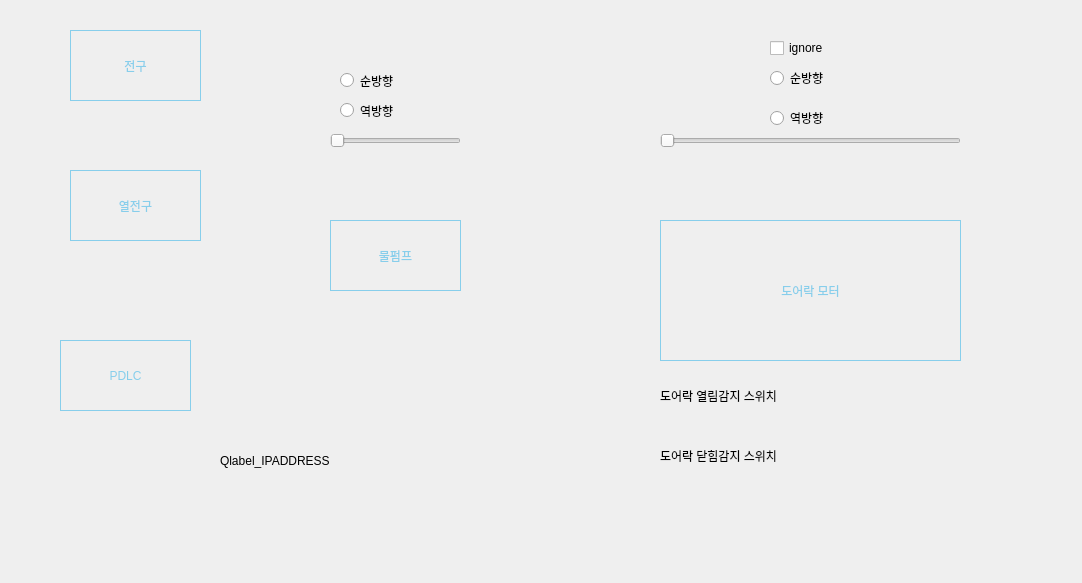
<?xml version="1.0" encoding="UTF-8"?>
<ui version="4.0">
 <class>ControlPanel</class>
 <widget class="QWidget" name="ControlPanel">
  <property name="geometry">
   <rect>
    <x>0</x>
    <y>0</y>
    <width>1082</width>
    <height>583</height>
   </rect>
  </property>
  <property name="windowTitle">
   <string>Form</string>
  </property>
  <property name="styleSheet">
   <string notr="true">QPushButton {
  border: 1px solid skyblue;
  background-color: rgba(0,0,0,0);
  color: skyblue;
  padding: 5px;
}

QPushButton:disabled{
  color: #b5d9e8;
}

QPushButton:hover{

}

QPushButton:pressed{
color:#fff;

}</string>
  </property>
  <widget class="QPushButton" name="pushButton_bulbs">
   <property name="geometry">
    <rect>
     <x>70</x>
     <y>30</y>
     <width>131</width>
     <height>71</height>
    </rect>
   </property>
   <property name="text">
    <string>전구</string>
   </property>
  </widget>
  <widget class="QPushButton" name="pushButton_hotBulbs">
   <property name="geometry">
    <rect>
     <x>70</x>
     <y>170</y>
     <width>131</width>
     <height>71</height>
    </rect>
   </property>
   <property name="text">
    <string>열전구</string>
   </property>
  </widget>
  <widget class="QPushButton" name="pushButton_PDLC">
   <property name="geometry">
    <rect>
     <x>60</x>
     <y>340</y>
     <width>131</width>
     <height>71</height>
    </rect>
   </property>
   <property name="text">
    <string>PDLC</string>
   </property>
  </widget>
  <widget class="QPushButton" name="pushButton_waterPump">
   <property name="geometry">
    <rect>
     <x>330</x>
     <y>220</y>
     <width>131</width>
     <height>71</height>
    </rect>
   </property>
   <property name="text">
    <string>물펌프</string>
   </property>
  </widget>
  <widget class="QPushButton" name="pushButton_doorMotor">
   <property name="geometry">
    <rect>
     <x>660</x>
     <y>220</y>
     <width>301</width>
     <height>141</height>
    </rect>
   </property>
   <property name="text">
    <string>도어락 모터</string>
   </property>
  </widget>
  <widget class="QSlider" name="horizontalSlider_doorLock">
   <property name="geometry">
    <rect>
     <x>660</x>
     <y>130</y>
     <width>301</width>
     <height>22</height>
    </rect>
   </property>
   <property name="orientation">
    <enum>Qt::Horizontal</enum>
   </property>
  </widget>
  <widget class="QLabel" name="doorLock_OpenSW">
   <property name="geometry">
    <rect>
     <x>660</x>
     <y>370</y>
     <width>301</width>
     <height>51</height>
    </rect>
   </property>
   <property name="text">
    <string>도어락 열림감지 스위치</string>
   </property>
  </widget>
  <widget class="QLabel" name="doorLock_closeSW">
   <property name="geometry">
    <rect>
     <x>660</x>
     <y>430</y>
     <width>301</width>
     <height>51</height>
    </rect>
   </property>
   <property name="text">
    <string>도어락 닫힘감지 스위치</string>
   </property>
  </widget>
  <widget class="QSlider" name="horizontalSlider_waterPumpSlider">
   <property name="geometry">
    <rect>
     <x>330</x>
     <y>130</y>
     <width>131</width>
     <height>22</height>
    </rect>
   </property>
   <property name="orientation">
    <enum>Qt::Horizontal</enum>
   </property>
  </widget>
  <widget class="QLabel" name="Qlabel_IPADDRESS">
   <property name="geometry">
    <rect>
     <x>220</x>
     <y>380</y>
     <width>371</width>
     <height>161</height>
    </rect>
   </property>
   <property name="text">
    <string>Qlabel_IPADDRESS</string>
   </property>
  </widget>
  <widget class="QRadioButton" name="radioButton">
   <property name="geometry">
    <rect>
     <x>340</x>
     <y>70</y>
     <width>90</width>
     <height>21</height>
    </rect>
   </property>
   <property name="text">
    <string>순방향</string>
   </property>
   <attribute name="buttonGroup">
    <string notr="true">buttonGroup</string>
   </attribute>
  </widget>
  <widget class="QRadioButton" name="radioButton_2">
   <property name="geometry">
    <rect>
     <x>340</x>
     <y>100</y>
     <width>90</width>
     <height>21</height>
    </rect>
   </property>
   <property name="text">
    <string>역방향</string>
   </property>
   <attribute name="buttonGroup">
    <string notr="true">buttonGroup</string>
   </attribute>
  </widget>
  <widget class="QRadioButton" name="radioButton_3">
   <property name="geometry">
    <rect>
     <x>770</x>
     <y>70</y>
     <width>90</width>
     <height>16</height>
    </rect>
   </property>
   <property name="text">
    <string>순방향</string>
   </property>
   <attribute name="buttonGroup">
    <string notr="true">buttonGroup_2</string>
   </attribute>
  </widget>
  <widget class="QRadioButton" name="radioButton_4">
   <property name="geometry">
    <rect>
     <x>770</x>
     <y>110</y>
     <width>90</width>
     <height>16</height>
    </rect>
   </property>
   <property name="text">
    <string>역방향</string>
   </property>
   <attribute name="buttonGroup">
    <string notr="true">buttonGroup_2</string>
   </attribute>
  </widget>
  <widget class="QCheckBox" name="checkBox">
   <property name="geometry">
    <rect>
     <x>770</x>
     <y>40</y>
     <width>81</width>
     <height>16</height>
    </rect>
   </property>
   <property name="text">
    <string>ignore</string>
   </property>
  </widget>
 </widget>
 <resources/>
 <connections/>
 <buttongroups>
  <buttongroup name="buttonGroup"/>
  <buttongroup name="buttonGroup_2"/>
 </buttongroups>
</ui>
